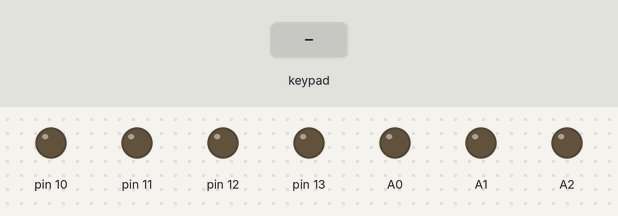
Bench run of a sketch on a simulated Arduino Uno, built with avr-gcc and run on an emulated ATmega328P. On the bench: output pins drawn as LEDs (lit = HIGH). The inputs (shaded band) are chosen by the test bench.

Above: at 1.2 s.
1.3 s: keypad keys 1 2 3 4 pressed 0.4 s apart
At 2.9 s:
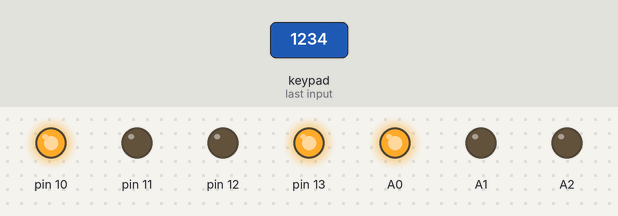
4.4 s: key 'A' pressed
At 5.6 s:
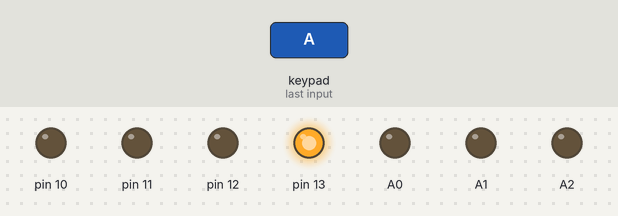
5.9 s: key '5' pressed
At 6.8 s:
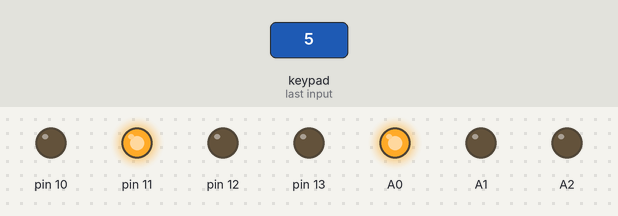
7.4 s: keypad keys 1 2 3 4 # pressed 0.4 s apart
At 10.1 s:
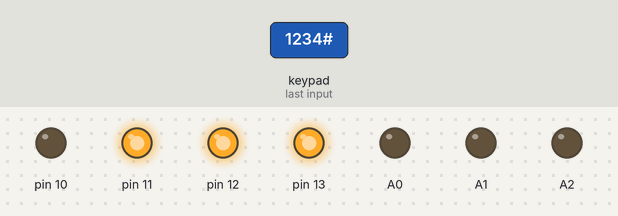
10.9 s: key '6' pressed
At 11.6 s:
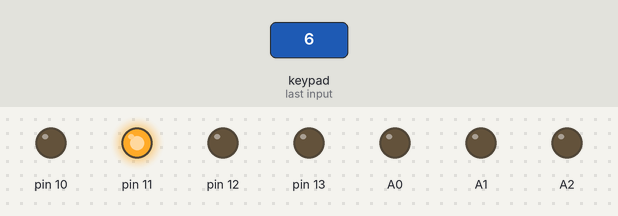
12.4 s: keypad keys 1 2 3 4 * pressed 0.4 s apart
At 15.1 s:
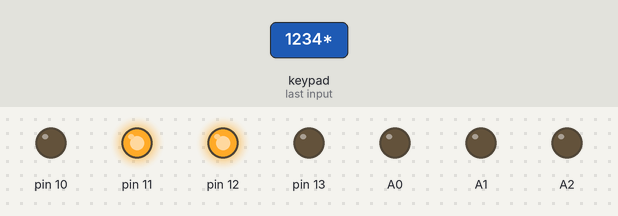
Timing chart, 0 to 16.6 s (numbered marks = the images above; inputs shaded):
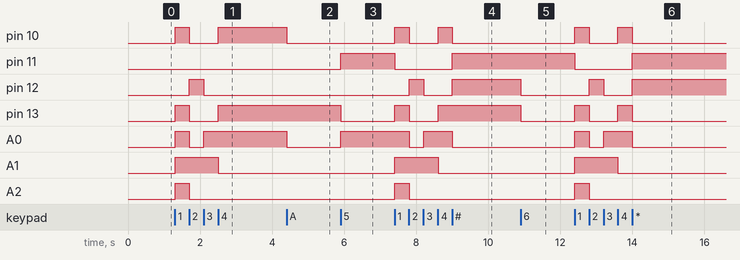

The sketch:

practica_para_arduino11111.ino
```cpp
#include <Keypad.h>
//se crean valariables con el valor de cada pin conectado
const int a= 10;
const int b= 11;
const int c= 12;
const int d= 13;
const int e= A0;
const int f= A1;
const int g= A2;
#define FILAS 4// se crea el numero de filas
#define COLUMNAS 4// se crea el numero de columnas
#define salida(pin) pinMode(pin,OUTPUT)// se define la función pinmode como salida
#define encendido(pin) digitalWrite(pin, HIGH)//se define encendido que sustituya a digitalWrite
#define apagado(pin)  digitalWrite(pin, LOW)//se define apagado que sustituya a digitalWrite

char keys[FILAS][COLUMNAS] = {//se indica como van las columnas y filas
  {'1','2','3','A'},
  {'4','5','6','B'},
  {'7','8','9','C'},
  {'*','0','#','D'}
};

char key;//se crea para que dspues lea el caracter
byte Filas[FILAS]={9,8,7,6};//como van conectados en los pines las filas
byte Columnas[COLUMNAS] = {5,4,3,2};//como van conectados en los pines las columnas
Keypad teclado = Keypad(makeKeymap(keys),Filas, Columnas,FILAS,COLUMNAS);// se le indica como van las filas y columas del teclado matricial

void setup()
{
  //se indica que pines van a hacer salida
 salida(a);
 salida(b);
 salida(c);
 salida(d);
 salida(e);
 salida(f);
 salida(g);
}

void loop(){
  key = teclado.getKey();//se dise que el key va a hacer igual que teclado.getKey el que nos dise que preconar el teclado va a hacer lo mismo que key
switch(key){//se crea el switch para que cuando se presione key se haga lo que se indica
  case '1'://cuando en el monitor serial pongan 1 este va a hacer
   //se enciende para que den 1
    encendido(a);
    apagado(b);
    apagado(c);
    encendido(d);
    encendido(e);
    encendido(f);
    encendido(g);
    break;// parar la funcion

  case '2'://cuando en el monitor serial pongan 2 este va a hacer
   //se enciende para que den 2
    apagado(a);
    apagado(b);
    encendido(c);
    apagado(d);
    apagado(e);
    encendido(f);
    apagado(g);
   break;// parar la funcion

  case '3'://cuando en el monitor serial pongan 3 este va a hacer
   //se enciende para que den 3
    apagado(a);
    apagado(b);
    apagado(c);
    apagado(d);
    encendido(e);
    encendido(f);
    apagado(g);
    break;// parar la funcion

  case '4'://cuando en el monitor serial pongan 4 este va a hacer
   //se enciende para que den 4
    encendido(a);
    apagado(b);
    apagado(c);
    encendido(d);
    encendido(e);
    apagado(f);
    apagado(g);
    break;// parar la funcion

  case '5'://cuando en el monitor serial pongan 5 este va a hacer
   //se enciende para que den 5
    apagado(a);
    encendido(b);
    apagado(c);
    apagado(d);
    encendido(e);
    apagado(f);
    apagado(g);
    break;// parar la funcion

  case '6'://cuando en el monitor serial pongan 6 este va a hacer
   //se enciende para que den 6
    apagado(a);
    encendido(b);
    apagado(c);
    apagado(d);
    apagado(e);
    apagado(f);
    apagado(g);
    break;// parar la funcion

  case '7'://cuando en el monitor serial pongan 7 este va a hacer
   //se enciende para que den 7
    apagado(a);
    apagado(b);
    apagado(c);
    encendido(d);
    encendido(e);
    encendido(f);
    encendido(g);
    break;// parar la funcion

  case '8'://cuando en el monitor serial pongan 8 este va a hacer
   //se enciende para que den 8
    apagado(a);
    apagado(b);
    apagado(c);
    apagado(d);
    apagado(e);
    apagado(f);
    apagado(g);
    break;// parar la funcion
  case '9'://cuando en el monitor serial pongan 9 este va a hacer
   //se enciende para que den 9
    apagado(a);
    apagado(b);
    apagado(c);
    apagado(d);
    encendido(e);
    apagado(f);
    apagado(g);
    break;// parar la funcion
  case '0'://cuando en el monitor serial pongan 0 este va a hacer
   //se enciende para que den 0
    apagado(a);
    apagado(b);
    apagado(c);
    apagado(d);
    apagado(e);
    apagado(f);
    encendido(g);
    break;// parar la funcion

  case 'A'://cuando en el monitor serial pongan A este va a hacer
   //se enciende para que den A
    apagado(a);
    apagado(b);
    apagado(c);
    encendido(d);
    apagado(e);
    apagado(f);
    apagado(g);
    break;// parar la funcion

  case 'B'://cuando en el monitor serial pongan B este va a hacer
   //se enciende para que den B
    encendido(a);
    encendido(b);
    apagado(c);
    apagado(d);
    apagado(e);
    apagado(f);
    apagado(g);
    break;// parar la funcion

  case 'C'://cuando en el monitor serial pongan C este va a hacer
   //se enciende para que den C
    apagado(a);
    encendido(b);
    encendido(c);
    apagado(d);
    apagado(e);
    apagado(f);
    encendido(g);
    break;// parar la funcion

  case 'D'://cuando en el monitor serial pongan D este va a hacer
   //se enciende para que den D
    encendido(a);
    apagado(b);
    apagado(c);
    apagado(d);
    apagado(e);
    encendido(f);
    apagado(g);
    break;// parar la funcion

  case '#'://cuando en el monitor serial pongan # este va a hacer
   //se enciende para que den # pero en este caso sería F
    apagado(a);
    encendido(b);
    encendido(c);
    encendido(d);
    apagado(e);
    apagado(f);
    apagado(g);
    break;// parar la funcion

  case '*'://cuando en el monitor serial pongan * este va a hacer
   //se enciende para que den * pero en este caso sería E
    apagado(a);
    encendido(b);
    encendido(c);
    apagado(d);
    apagado(e);
    apagado(f);
    apagado(g);
    break;// parar la funcion
  }

}
  
```

Measured:
- after the input at 1.3 s, pin 10, pin 13: LOW → HIGH at once, → LOW 0.39 s later, → HIGH 0.80 s later; pin 12: LOW → HIGH after 0.40 s, → LOW 0.40 s later; A0: LOW → HIGH at once, → LOW 0.39 s later, → HIGH 0.40 s later; A1: LOW → HIGH at once, → LOW 1.2 s later; A2: LOW → HIGH at once, → LOW 0.39 s later
- after the input at 4.4 s, pin 10, A0: HIGH → LOW at once
- after the input at 5.9 s, pin 11, A0: LOW → HIGH at once; pin 13: HIGH → LOW at once
- after the input at 7.4 s, pin 10: alternates HIGH for 0.40 s and LOW for 0.81 s, 4 changes in all, then stays LOW, starting at once; pin 11: HIGH → LOW at once, → HIGH 1.6 s later
- after the input at 10.9 s, pin 12, pin 13: HIGH → LOW at once
- after the input at 12.4 s, pin 10: alternates HIGH for 0.40 s and LOW for 0.80 s, 4 changes in all, then stays LOW, starting at once; pin 11: HIGH → LOW at once, → HIGH 1.6 s later
